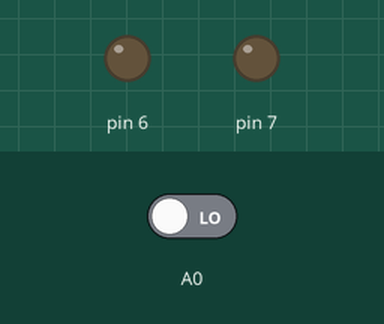
Bench run of a sketch on a simulated Arduino Uno, built with avr-gcc and run on an emulated ATmega328P. Shown: output pins drawn as LEDs (lit = HIGH). Inputs (shaded band) come from the test bench; at power-on: A0 LOW. What the sketch prints to the serial monitor is not drawn.

Above: at 1.2 s.
1.3 s: A0 driven HIGH
At 2.5 s:
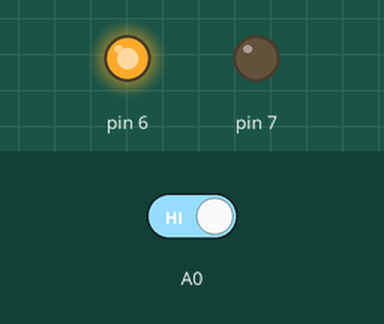
2.8 s: A0 driven LOW
At 3.7 s:
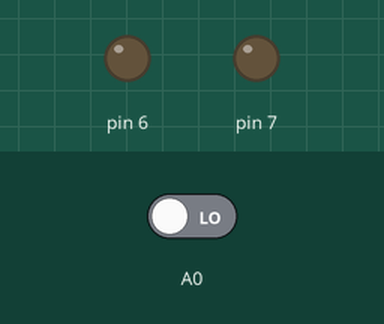
Timing chart, 0 to 5.8 s (numbered marks = the images above; inputs shaded):
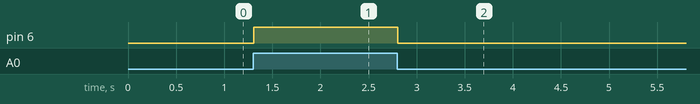

Measured:
- after the input at 1.3 s, pin 6: LOW → HIGH at once
- after the input at 2.8 s, pin 6: HIGH → LOW at once

The sketch:

sketch_TouchMotor.ino
```cpp
int Touch = 0;
void setup() {
  // put your setup code here, to run once:
  Serial.begin(9600);
  pinMode(A0,INPUT);
  pinMode(6,OUTPUT);
  pinMode(7,OUTPUT);
}

void loop() {
  // put your main code here, to run repeatedly:
  Touch = digitalRead(A0);
  Serial.println(Touch);
  if(Touch == 1)
  {
    digitalWrite(6,HIGH);
    digitalWrite(7,LOW);

    }
   else
   {
    digitalWrite(6,LOW);
    digitalWrite(7,LOW);
    }
}
```
